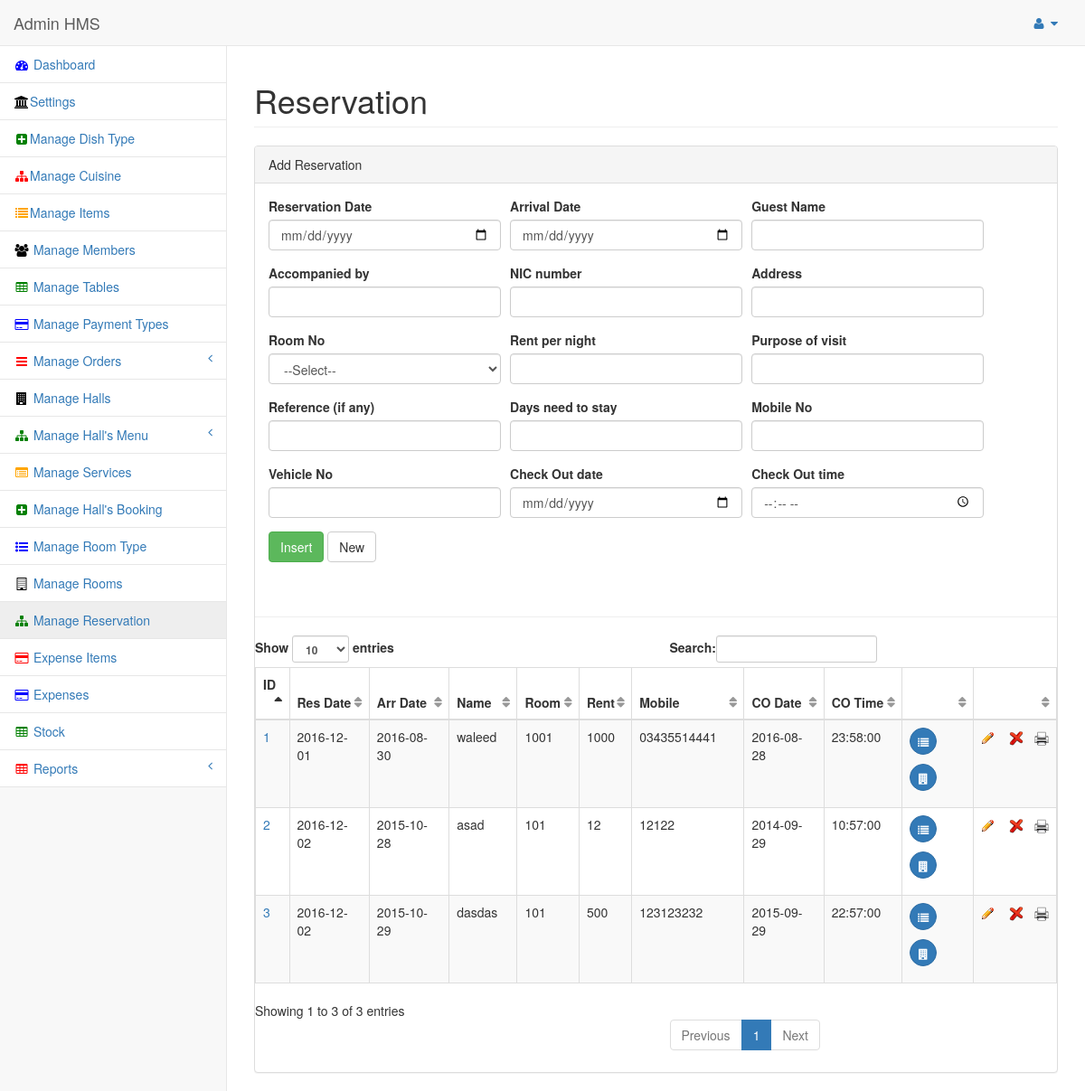
Screenshot of /admin/panel/reservation.php (signed in) with the database file from the repository.
### tables this page shows
CREATE TABLE IF NOT EXISTS `reserve` (
  `res_id` int(11) NOT NULL AUTO_INCREMENT,
  `res_date` date NOT NULL,
  `arrival` date NOT NULL,
  `guest_name` text NOT NULL,
  `accompany` text NOT NULL,
  `nic` text NOT NULL,
  `address` text NOT NULL,
  `room_no` int(11) NOT NULL,
  `rent` float NOT NULL,
  `purpose` text NOT NULL,
  `reference` text NOT NULL,
  `total_days` int(11) NOT NULL,
  `mobile_no` text NOT NULL,
  `vehicle_no` text NOT NULL,
  `check_out` time NOT NULL,
  `check_out_date` date NOT NULL,
  `entry_date` date NOT NULL,
  `res_status` int(11) NOT NULL,
  PRIMARY KEY (`res_id`)
);

### admin/panel/view_reserve.php (the view, shortened to what this page needs)
<?php require_once('../../conn/db.php');
 require_once('../../functions.php'); ?>
                            <div class="dataTable_wrapper">
                                <table class="table table-striped table-bordered table-hover" id="dataTables-example">
                                    <thead>
                                        <tr>
                                            <th>ID</th>
                                            <th>Res Date</th>
                                            <th>Arr Date</th>
                                            <th>Name</th>
                                            <th>Room</th>
                                            <th>Rent</th>
                                            <th>Mobile</th>
                                            <th>CO Date</th>
                                            <th>CO Time</th>
                                            <th> </th>
                                            <th> </th>
                                        </tr>
                                    </thead>
                                    <tbody>
									                 <?php
				$insertSQL = "SELECT * FROM reserve where res_status = 0 order by res_id desc";
				$Result1 = mysql_query($insertSQL, $dbconfig) or die(mysql_error());
				while($row = mysql_fetch_assoc($Result1))
				{
				$res_id 	= $row["res_id"];
				$res_date 	= $row["res_date"];
				$arrival 	= $row["arrival"];
				$guest_name = $row["guest_name"];
				$room_no	= $row["room_no"];
				$rent		= $row["rent"];
				$mobile_no	= $row["mobile_no"];
				$check_out	= $row["check_out"];
				$check_out_date	= $row["check_out_date"];
						?>
                                        <tr class="odd gradeX">
                                            <td><a href="reservation_detail.php?res_id=<?php echo $res_id; ?>"><?php echo $res_id; ?></a></td>
                                            <td><?php echo $res_date; ?></td>
                                            <td><?php echo $arrival; ?></td>
                                            <td><?php echo $guest_name; ?></td>
                                            <td><?php echo $room_no; ?></td>
                                            <td><?php echo $rent; ?></td>
                                            <td><?php echo $mobile_no; ?></td>
                                            <td><?php echo $check_out_date; ?></td>
											<td><?php echo $check_out; ?></td>
                                            <td>
											<a href="oservices.php?res_id=<?php echo $res_id; ?>" title="Services">
											<button type="button" class="btn btn-primary btn-circle"><i class="fa fa-list fa-fw"></i>
											</button>
											</a>
											<a href="orders.php?res_id=<?php echo $res_id; ?>" title="Order">
											<button type="button" class="btn btn-primary btn-circle"><i class="fa fa-building fa-fw"></i>
											</button>
											</a></td>
                                            <td align="center"><a href="reservation.php?res_id=<?php echo $res_id; ?>" title="Edit"> <img src="img/edit.gif" alt="HMS" /></a>
											&nbsp;&nbsp;  <a href="#" class="delete_class<?php echo $res_id; ?>" id="confirm<?php echo $res_id; ?>" value="<?php echo $res_id; ?>"  title="Delete" > <img src="img/delete.png" alt="HMS" /></a>
											&nbsp;  <a href="print_res.php?res_id=<?php echo $res_id; ?>" title="Print"> <img src="img/print.png" alt="HMS" /></a>
											</td>
										</tr>
				<?php } ?>
                                     </tbody>
                                </table>
                            </div>

### lobibox-master/demo/demo.css (style rules this page uses)
.btn { margin-bottom: 10px; }

### rows the page displays
reserve: res_id "3", res_date "2016-12-02", arrival "2015-10-29", guest_name "dasdas", room_no "101", rent "500", mobile_no "123123232", check_out_date "2015-09-29", check_out "22:57:00"
reserve: res_id "2", res_date "2016-12-02", arrival "2015-10-28", guest_name "asad", room_no "101", rent "12", mobile_no "12122", check_out_date "2014-09-29", check_out "10:57:00"
reserve: res_id "1", res_date "2016-12-01", arrival "2016-08-30", guest_name "waleed", room_no "1001", rent "1000", mobile_no "03435514441", check_out_date "2016-08-28", check_out "23:58:00"
